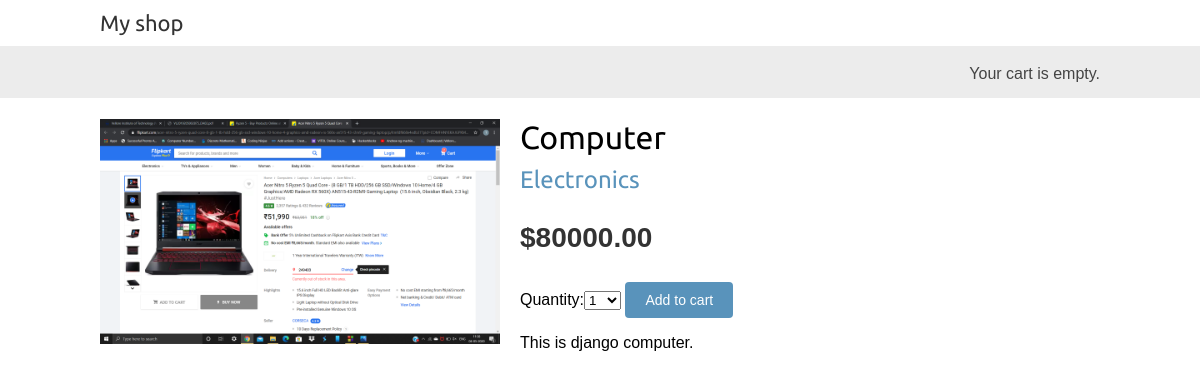
The page /1/computer/ on the database its author committed.
### shop/models.py (models this page shows, shortened)
class Product(models.Model):
     category = models.ForeignKey(Category,
     related_name='products',on_delete=models.CASCADE)
     name = models.CharField(max_length=200, db_index=True)
     slug = models.SlugField(max_length=200, db_index=True)
     image = models.ImageField(upload_to='products/%Y/%m/%d',blank=True)
     description = models.TextField(blank=True)
     price = models.DecimalField(max_digits=10, decimal_places=2)
     available = models.BooleanField(default=True)
     created = models.DateTimeField(auto_now_add=True)
     updated = models.DateTimeField(auto_now=True)
     class Meta:
          ordering = ('name',)
          index_together = (('id', 'slug'),)

class Category(models.Model):
     name=models.CharField(max_length=200,db_index=True)
     slug=models.SlugField(max_length=200,unique=True)
     class Meta:
          ordering=('name'),
          verbose_name='category'
          verbose_name_plural='categories'
     def __str__(self):
          return(self.name)
     def get_absolute_url(self):
          return reverse('shop:product_list_by_category',args=[self.slug])

### shop/views.py (the view)
# urls.py: path('<int:id>/<slug:slug>/', views.product_detail,name='product_detail'),
def product_detail(request, id, slug):
     product = get_object_or_404(Product,id=id,slug=slug,available=True)
     cart_product_form = CartAddProductForm()
     return render(request,'shop/product/detail.html',{'product': product,'cart_product_form': cart_product_form})

### cart/forms.py
class CartAddProductForm(forms.Form):
     quantity = forms.TypedChoiceField(choices=PRODUCT_QUANTITY_CHOICES,coerce=int)
     update = forms.BooleanField(required=False,initial=False,widget=forms.HiddenInput)

### shop/templates/shop/product/detail.html (shortened to what this page needs)
{% extends "shop/base.html" %}
{% load static %}
{% block content %}
  <div class="product-detail">
    <img src="{% if product.image %}{{ product.image.url }}{% else %}{% static "img/no_image.png" %}{% endif %}">
    <h1>{{ product.name }}</h1>
    <h2><a href="{{ product.category.get_absolute_url }}">{{ product.category }}</a></h2>
    <p class="price">${{ product.price }}</p>
     <form action="{% url "cart:cart_add" product.id %}" method="post">
      {{ cart_product_form }}
      <input type="submit" value="Add to cart">
    </form>
    {{ product.description|linebreaks }}
  </div>
{% endblock %}

### shop/static/css/base.css (style rules this page uses)
body { margin:0; padding:0; font-family:helvetica, sans-serif; }
h1, h2, h3, h4, h5 , h6 { font-family: 'Ubuntu', sans-serif; font-weight:normal; }
a { text-decoration:none; color:#5993bb; }
a.button, input[type="submit"] { color:#fff; background:#5993bb; border-radius:4px; padding:10px 20px; font-size:14px; border:0; }
.product-detail { text-align:justify; }
.product-detail .price { color:#333; font-size:28px; font-weight:bold; }
.product-detail img { width:40%; float:left; padding:0 20px 20px 0; }
.product-detail h1 { margin-bottom:0; }
.product-detail h2 { margin-top:10px; }

### rows shown on the page
Product: image (picture), name "Computer", category "Electronics", price "80000.00", description "This is django computer."
